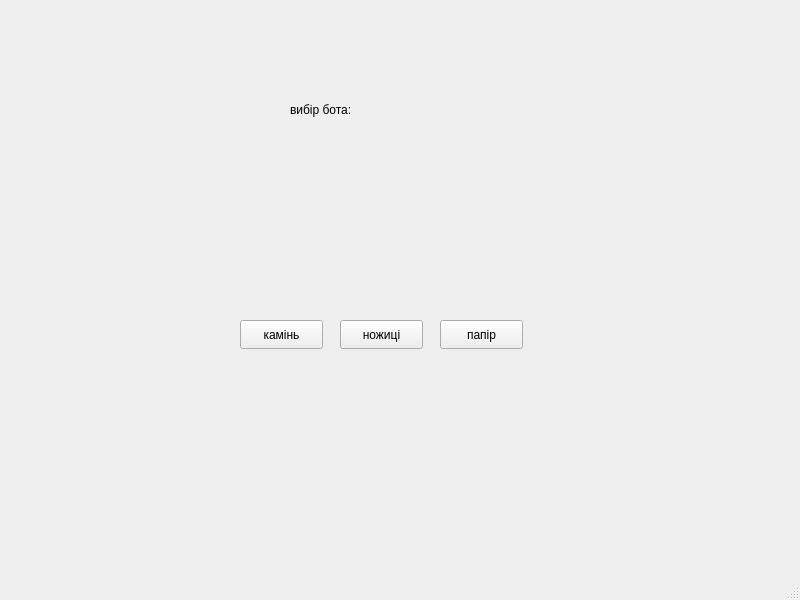
<?xml version="1.0" encoding="UTF-8"?>
<ui version="4.0">
 <class>MainWindow</class>
 <widget class="QMainWindow" name="MainWindow">
  <property name="geometry">
   <rect>
    <x>0</x>
    <y>0</y>
    <width>800</width>
    <height>600</height>
   </rect>
  </property>
  <property name="windowTitle">
   <string>MainWindow</string>
  </property>
  <widget class="QWidget" name="centralwidget">
   <widget class="QPushButton" name="pushButton">
    <property name="geometry">
     <rect>
      <x>240</x>
      <y>320</y>
      <width>83</width>
      <height>29</height>
     </rect>
    </property>
    <property name="text">
     <string>камінь</string>
    </property>
   </widget>
   <widget class="QPushButton" name="pushButton_2">
    <property name="geometry">
     <rect>
      <x>340</x>
      <y>320</y>
      <width>83</width>
      <height>29</height>
     </rect>
    </property>
    <property name="text">
     <string>ножиці</string>
    </property>
   </widget>
   <widget class="QPushButton" name="pushButton_3">
    <property name="geometry">
     <rect>
      <x>440</x>
      <y>320</y>
      <width>83</width>
      <height>29</height>
     </rect>
    </property>
    <property name="text">
     <string>папір</string>
    </property>
   </widget>
   <widget class="QLabel" name="label">
    <property name="geometry">
     <rect>
      <x>290</x>
      <y>220</y>
      <width>231</width>
      <height>20</height>
     </rect>
    </property>
    <property name="text">
     <string/>
    </property>
   </widget>
   <widget class="QLabel" name="label_2">
    <property name="geometry">
     <rect>
      <x>360</x>
      <y>60</y>
      <width>261</width>
      <height>101</height>
     </rect>
    </property>
    <property name="text">
     <string/>
    </property>
   </widget>
   <widget class="QLabel" name="label_3">
    <property name="geometry">
     <rect>
      <x>290</x>
      <y>100</y>
      <width>101</width>
      <height>20</height>
     </rect>
    </property>
    <property name="text">
     <string>вибір бота:</string>
    </property>
   </widget>
  </widget>
  <widget class="QMenuBar" name="menubar">
   <property name="geometry">
    <rect>
     <x>0</x>
     <y>0</y>
     <width>800</width>
     <height>25</height>
    </rect>
   </property>
  </widget>
  <widget class="QStatusBar" name="statusbar"/>
 </widget>
 <resources/>
 <connections/>
</ui>
